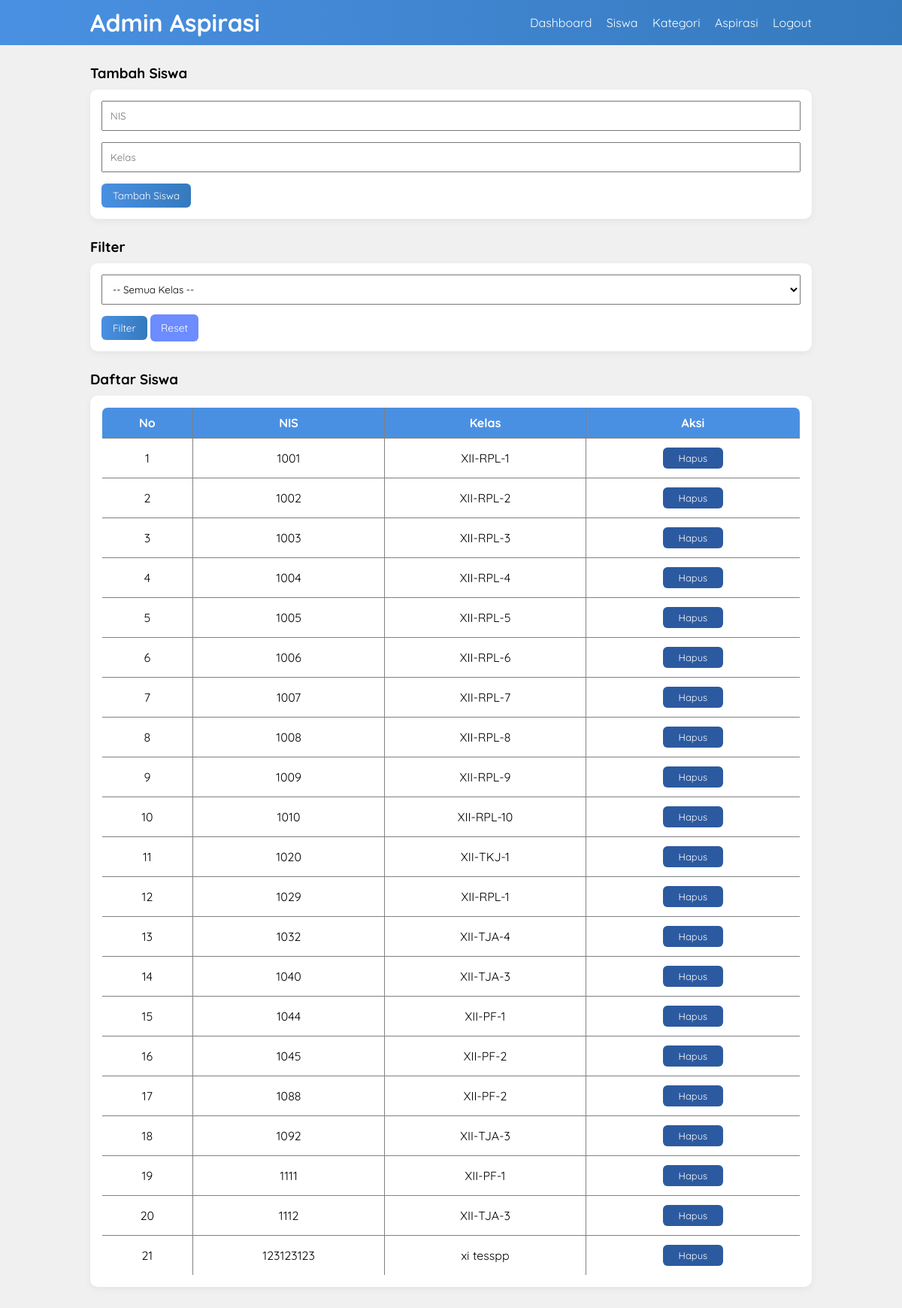
The page /siswa-admin.php (signed in) on the database its author committed.
### tables this page shows
CREATE TABLE `tb_siswa` (
  `nis` int(11) NOT NULL,
  `kelas` varchar(30) DEFAULT NULL
);

### siswa-admin.php (the view, shortened to what this page needs)
<?php
include 'db.php';
$where = "";
?>
<!DOCTYPE html>
<html>
<head>
    <link rel="stylesheet" href="css/style.css">
</head>
<body>
    <header>
        <div class="container">
            <h1>Admin Aspirasi</h1>
            <ul>
                <li><a href="dashboard-admin.php">Dashboard</a></li>
                <li><a href="siswa-admin.php">Siswa</a></li>
                <li><a href="kategori-admin.php">Kategori</a></li>
                <li><a href="aspirasi-admin.php">Aspirasi</a></li>
                <li><a href="logout.php">Logout</a></li>
            </ul>
        </div>
    </header>
    <div class="section">
        <div class="container">
            <h3>Tambah Siswa</h3>
            <div class="box">
                <form method="POST">
                    <input type="number" name="nis" placeholder="NIS" class="input-control" required>
                    <input type="text" name="kelas" placeholder="Kelas" class="input-control" required>
                    <input type="submit" name="tambah" value="Tambah Siswa" class="btn">
                </form>
            </div>
            <h3>Filter</h3>
            <div class="box">
                <form method="GET">
                    <select name="kelas" class="input-control">
                        <option value="">-- Semua Kelas --</option>
                    </select>
                    <input type="submit" value="Filter" class="btn">
                    <a href="siswa-admin.php" class="btn-reset">Reset</a>
                </form>
            </div>
            <h3>Daftar Siswa</h3>
            <div class="box">
                <table border="1" class="table-center">
                    <tr>
                        <th>No</th>
                        <th>NIS</th>
                        <th>Kelas</th>
                        <th>Aksi</th>
                    </tr>
                    <?php
                    $q = mysqli_query($conn, "SELECT * FROM tb_siswa WHERE 1=1 $where");
                        $no = 1;
                        while ($r = mysqli_fetch_array($q)) {
                    ?>
                        <tr>
                            <td><?= $no++ ?></td>
                            <td><?= $r['nis'] ?></td>
                            <td><?= $r['kelas'] ?></td>
                            <td>
                                <a href="?hapus=<?= $r['nis'] ?>"
                                    onclick="return confirm('Yakin hapus siswa?') && confirm('PERINGATAN! Semua aspirasi dari siswa ini akan ikut terhapus!')"
                                    class="btn-aksi btn-hapus">Hapus</a>
                            </td>
                        </tr>
                    <?php } ?>
                </table>
            </div>
        </div>
    </div>
</body>
</html>

### css/style.css (style rules this page uses)
* { padding: 0; margin: 0; font-family: 'Quicksand', sans-serif; }
body { background-color: #f0f0f0; }
a { color: inherit; text-decoration: none; }
.input-control { width: 100%; padding: 10px; margin-bottom: 15px; box-sizing: border-box; }
.btn { padding: 8px 15px; background: linear-gradient(90deg, #4A90E2, #357ABD); color: #fff; border: none; cursor: pointer; border-radius: 6px; transition: 0.3s; }
.btn-reset { padding: 9px 14px; background-color: #6c8cff; color: #fff; font-size: 14px; border-radius: 6px; transition: 0.3s; }
.btn-hapus { background-color: #2C5AA0; }
.btn-aksi { display: inline-block; color: #fff; width: 80px; text-align: center; padding: 6px 0; font-size: 13px; border-radius: 6px; transition: 0.3s; }
header { background: linear-gradient(90deg, #4A90E2, #357ABD); color: #fff; }
header h1 { float: left; padding: 10px 0; }
header ul { float: right; }
header ul li { display: inline-block; }
header ul li a { padding: 20px 0 20px 15px; display: inline-block; color: #fff; }
.container { width: 80%; margin: 0 auto; }
.container::after { content: ''; display: block; clear: both; }
.section { padding: 25px 0; }
.box { background-color: #fff; padding: 15px; margin: 10px 0 25px 0; border-radius: 10px; box-shadow: 0 3px 10px rgba(0,0,0,0.05); }
table { width: 100%; border-collapse: collapse; border-radius: 8px; overflow: hidden; }
table th { background-color: #4A90E2; color: #fff; padding: 10px; }
table td { padding: 12px 10px; }
.table-center th, .table-center td { text-align: center; }

### rows shown on the page
tb_siswa: nis "1001", kelas "XII-RPL-1"
tb_siswa: nis "1002", kelas "XII-RPL-2"
tb_siswa: nis "1003", kelas "XII-RPL-3"
tb_siswa: nis "1004", kelas "XII-RPL-4"
tb_siswa: nis "1005", kelas "XII-RPL-5"
tb_siswa: nis "1006", kelas "XII-RPL-6"
tb_siswa: nis "1007", kelas "XII-RPL-7"
tb_siswa: nis "1008", kelas "XII-RPL-8"
tb_siswa: nis "1009", kelas "XII-RPL-9"
tb_siswa: nis "1010", kelas "XII-RPL-10"
tb_siswa: nis "1020", kelas "XII-TKJ-1"
tb_siswa: nis "1029", kelas "XII-RPL-1"
tb_siswa: nis "1032", kelas "XII-TJA-4"
tb_siswa: nis "1040", kelas "XII-TJA-3"
tb_siswa: nis "1044", kelas "XII-PF-1"
tb_siswa: nis "1045", kelas "XII-PF-2"
tb_siswa: nis "1088", kelas "XII-PF-2"
tb_siswa: nis "1092", kelas "XII-TJA-3"
tb_siswa: nis "1111", kelas "XII-PF-1"
tb_siswa: nis "1112", kelas "XII-TJA-3"
tb_siswa: nis "123123123", kelas "xi tesspp"
